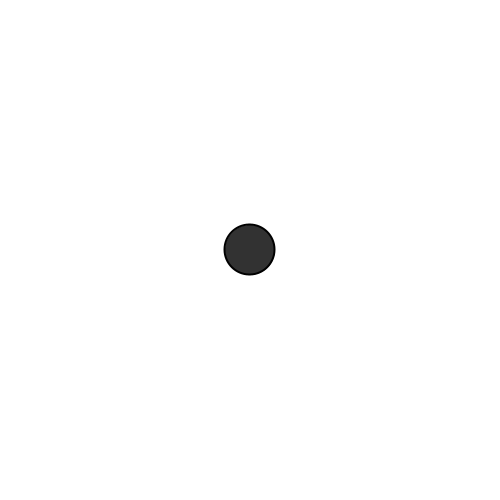
Frame 1 (no input)
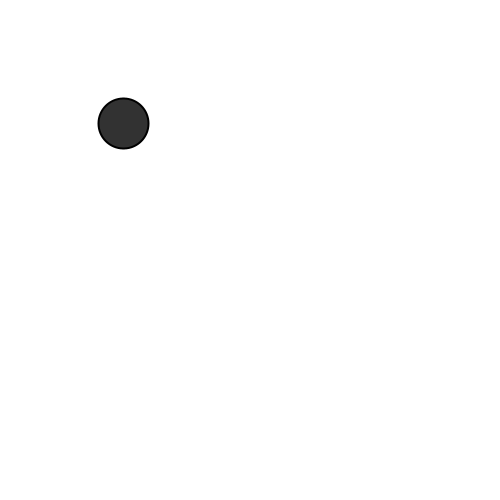
Frame 60 (the mouse pressed at the canvas centre just before this capture)
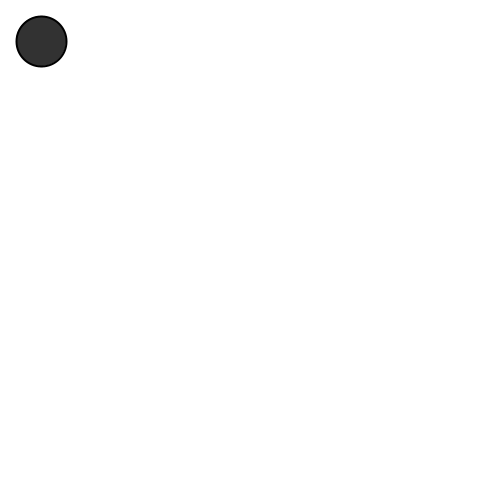
Frame 120 (the mouse held since frame 60 and released just before this capture)

The Processing sketch that drew these frames (run headless with seeded random() and noise(); from frame 60 on, the mouse is pressed at the canvas centre):

// Processing sketch: sketch_vector3
// ── sketch_vector3.pde
Mover m;

void setup(){
  size(500, 500);
  m = new Mover();
}

void draw(){
  background(255);
  m.update();
  m.edges();
  m.display();
}

// ── Mover.pde
class Mover{
  PVector location;
  PVector velocity;
  PVector acceleration;
  
  
  Mover(){
    location = new PVector(width/2, height/2);
    velocity = new PVector(0, 0);
    acceleration = new PVector(0, 0);
  }
  
  void update(){
    PVector mouse = new PVector(mouseX, mouseY);
    mouse.sub(location);
    mouse.setMag(0.1);
    acceleration = mouse;
    //acceleration = PVector.random2D();
    
    velocity.add(acceleration);
    location.add(velocity);
    velocity.limit(5);
  }
  
  void edges(){
    if(location.x > width)  location.x = 0;
    if(location.x < 0) location.x = width;
    if(location.y > height)  location.y = 0;
    if(location.y < 0) location.y = height;
  }
    
  void display(){
    stroke(0);
    strokeWeight(2);
    fill(50);
    ellipse(location.x,location.y, 50, 50);
  }
}
